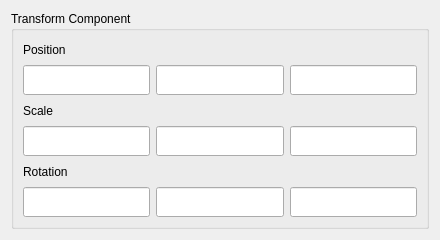
                   <widget class="QWidget" name="scrollAreaWidgetContents_2">
                    <property name="geometry">
                     <rect>
                      <x>0</x>
                      <y>0</y>
                      <width>440</width>
                      <height>240</height>
                     </rect>
                    </property>
                    <layout class="QVBoxLayout" name="verticalLayout_6">
                     <item>
                      <widget class="QGroupBox" name="transformComponent">
                       <property name="sizePolicy">
                        <sizepolicy hsizetype="Preferred" vsizetype="Preferred">
                         <horstretch>0</horstretch>
                         <verstretch>0</verstretch>
                        </sizepolicy>
                       </property>
                       <property name="minimumSize">
                        <size>
                         <width>0</width>
                         <height>150</height>
                        </size>
                       </property>
                       <property name="title">
                        <string>Transform Component</string>
                       </property>
                       <property name="alignment">
                        <set>Qt::AlignLeading|Qt::AlignLeft|Qt::AlignTop</set>
                       </property>
                       <layout class="QVBoxLayout" name="verticalLayout_11">
                        <item>
                         <layout class="QVBoxLayout" name="verticalLayout_7">
                          <item>
                           <layout class="QVBoxLayout" name="verticalLayout_8">
                            <item>
                             <widget class="QLabel" name="label">
                              <property name="text">
                               <string>Position</string>
                              </property>
                             </widget>
                            </item>
                            <item>
                             <layout class="QHBoxLayout" name="horizontalLayout">
                              <item>
                               <widget class="QLineEdit" name="posXEdit">
                                <property name="minimumSize">
                                 <size>
                                  <width>0</width>
                                  <height>30</height>
                                 </size>
                                </property>
                               </widget>
                              </item>
                              <item>
                               <widget class="QLineEdit" name="posYEdit">
                                <property name="minimumSize">
                                 <size>
                                  <width>0</width>
                                  <height>30</height>
                                 </size>
                                </property>
                               </widget>
                              </item>
                              <item>
                               <widget class="QLineEdit" name="posZEdit">
                                <property name="minimumSize">
                                 <size>
                                  <width>0</width>
                                  <height>30</height>
                                 </size>
                                </property>
                               </widget>
                              </item>
                             </layout>
                            </item>
                           </layout>
                          </item>
                          <item>
                           <layout class="QVBoxLayout" name="verticalLayout_9">
                            <item>
                             <widget class="QLabel" name="label_3">
                              <property name="text">
                               <string>Scale</string>
                              </property>
                             </widget>
                            </item>
                            <item>
                             <layout class="QHBoxLayout" name="horizontalLayout_2">
                              <item>
                               <widget class="QLineEdit" name="scaleXEdit">
                                <property name="minimumSize">
                                 <size>
                                  <width>0</width>
                                  <height>30</height>
                                 </size>
                                </property>
                               </widget>
                              </item>
                              <item>
                               <widget class="QLineEdit" name="scaleYEdit">
                                <property name="minimumSize">
                                 <size>
                                  <width>0</width>
                                  <height>30</height>
                                 </size>
                                </property>
                               </widget>
                              </item>
                              <item>
                               <widget class="QLineEdit" name="scaleZEdit">
                                <property name="minimumSize">
                                 <size>
                                  <width>0</width>
                                  <height>30</height>
                                 </size>
                                </property>
                               </widget>
                              </item>
                             </layout>
                            </item>
                           </layout>
                          </item>
                          <item>
                           <layout class="QVBoxLayout" name="verticalLayout_10">
                            <item>
                             <widget class="QLabel" name="label_4">
                              <property name="text">
                               <string>Rotation</string>
                              </property>
                             </widget>
                            </item>
                            <item>
                             <layout class="QHBoxLayout" name="horizontalLayout_3">
                              <item>
                               <widget class="QLineEdit" name="rotXEdit">
                                <property name="minimumSize">
                                 <size>
                                  <width>0</width>
                                  <height>30</height>
                                 </size>
                                </property>
                               </widget>
                              </item>
                              <item>
                               <widget class="QLineEdit" name="rotYEdit">
                                <property name="minimumSize">
                                 <size>
                                  <width>0</width>
                                  <height>30</height>
                                 </size>
                                </property>
                               </widget>
                              </item>
                              <item>
                               <widget class="QLineEdit" name="rotZEdit">
                                <property name="minimumSize">
                                 <size>
                                  <width>0</width>
                                  <height>30</height>
                                 </size>
                                </property>
                               </widget>
                              </item>
                             </layout>
                            </item>
                           </layout>
                          </item>
                         </layout>
                        </item>
                       </layout>
                      </widget>
                     </item>
                    </layout>
                   </widget>
